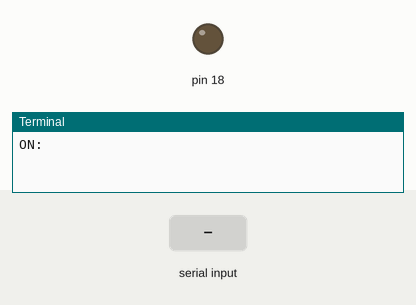
Recording of a program running on a simulated Raspberry Pi (header pin numbers). Shown: output pins drawn as LEDs (lit = HIGH), the last lines printed to the terminal. Inputs (shaded band) come from the test bench.

Above: at 1.2 s.
1.3 s: "1" typed at the terminal, then Enter
At 2.5 s:
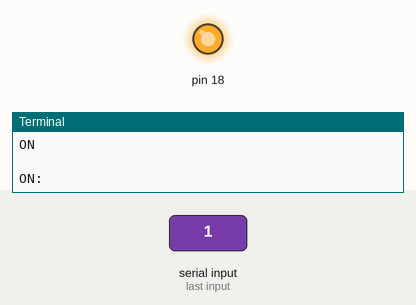
2.8 s: "0" typed at the terminal, then Enter
At 3.7 s:
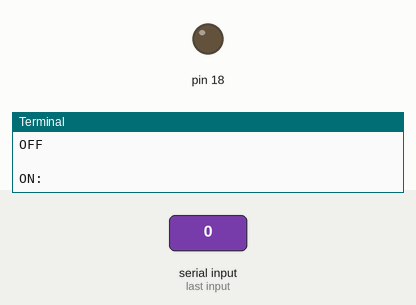
Timing chart, 0 to 5.8 s (numbered marks = the images above; inputs shaded):
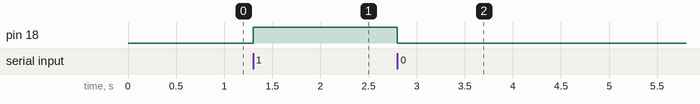

The program:

RSPi_LED_ON_OFF.py
```python
import RPi.GPIO as GPIO           # import RPi.GPIO python module
import os                         # import OS module

def setupGPIO():
    GPIO.setmode(GPIO.BOARD)      # Use physical pin numbering
    GPIO.setwarnings(False)       # Turn off warnings

    GPIO.setup(18, GPIO.OUT)      # Set output pin 18


def ON_OFF():                     # Create function for controling ON/OFF LED

    while True:
        user_input = input("ON: ")
        if user_input is "1":
            GPIO.output(18, GPIO.HIGH)  # Set output pin 18
            print("ON")
        elif user_input is "0":
            GPIO.output(18, GPIO.LOW)   # Set output pin 18
            print("OFF")

        print()


setupGPIO()

ON_OFF()
```

Measured:
- after the input at 1.3 s, pin 18: LOW → HIGH at once
- after the input at 2.8 s, pin 18: HIGH → LOW at once
